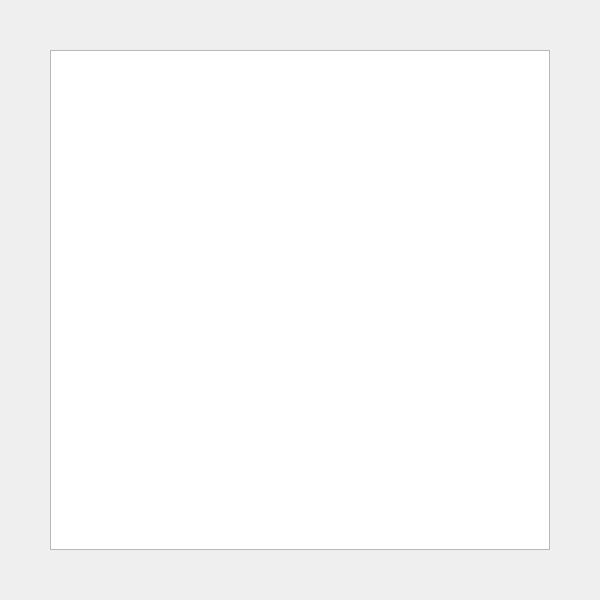
<?xml version="1.0" encoding="UTF-8"?>
<ui version="4.0">
 <class>Widget</class>
 <widget class="QWidget" name="Widget">
  <property name="geometry">
   <rect>
    <x>0</x>
    <y>0</y>
    <width>600</width>
    <height>600</height>
   </rect>
  </property>
  <property name="windowTitle">
   <string>Widget</string>
  </property>
  <widget class="QGraphicsView" name="graphicsView">
   <property name="geometry">
    <rect>
     <x>50</x>
     <y>50</y>
     <width>500</width>
     <height>500</height>
    </rect>
   </property>
  </widget>
 </widget>
 <layoutdefault spacing="6" margin="11"/>
 <resources/>
 <connections/>
</ui>
